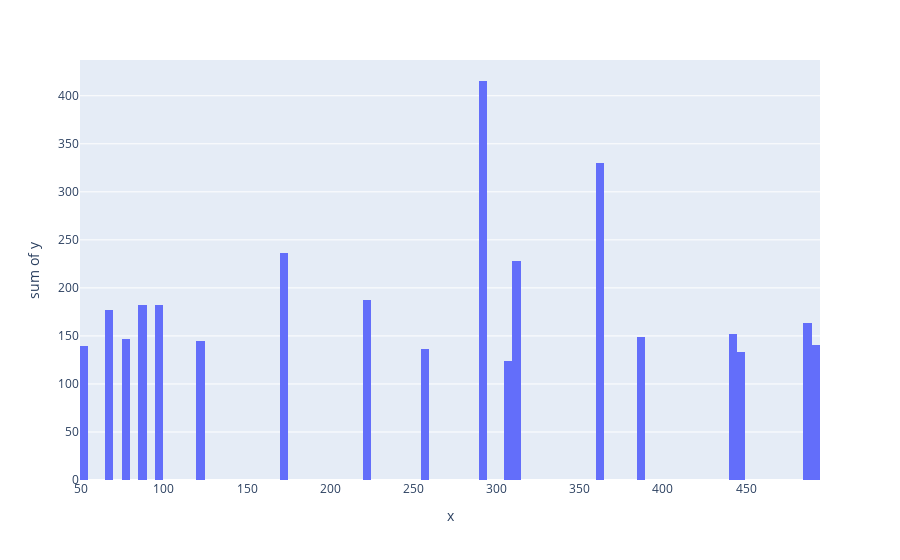

The code cell stored with this chart in its notebook:
### Code cell
import plotly.express as px

fig = px.histogram(x = trials.idxs_vals[1]['hidden'], y = trials.losses(), nbins = 100)
fig.show()

### Figure 1 — Plotly figure (JSON) as saved in the notebook; plotly's stock layout.template omitted (floating-point values rounded to 4 significant figures)
{"data": [{"alignmentgroup": "True", "bingroup": "x", "histfunc": "sum", "hovertemplate": "x=%{x}<br>sum of y=%{y}<extra></extra>", "legendgroup": "", "marker": {"color": "#636efa"}, "name": "", "nbinsx": 100, "offsetgroup": "", "orientation": "v", "showlegend": false, "type": "histogram", "x": [485, 120, 306, 76, 292, 314, 443, 66, 361, 172, 257, 85, 364, 98, 292, 449, 53, 221, 388, 493], "xaxis": "x", "y": [163.7, 145.0, 123.7, 146.6, 254.7, 227.5, 151.7, 177.0, 186.7, 236.1, 136.4, 181.8, 143.1, 181.9, 160.7, 133.4, 139.5, 187.9, 148.6, 141.0], "yaxis": "y"}], "layout": {"barmode": "relative", "legend": {"tracegroupgap": 0}, "margin": {"t": 60}, "xaxis": {"anchor": "y", "domain": [0, 1], "title": {"text": "x"}}, "yaxis": {"anchor": "x", "domain": [0, 1], "title": {"text": "sum of y"}}}}
